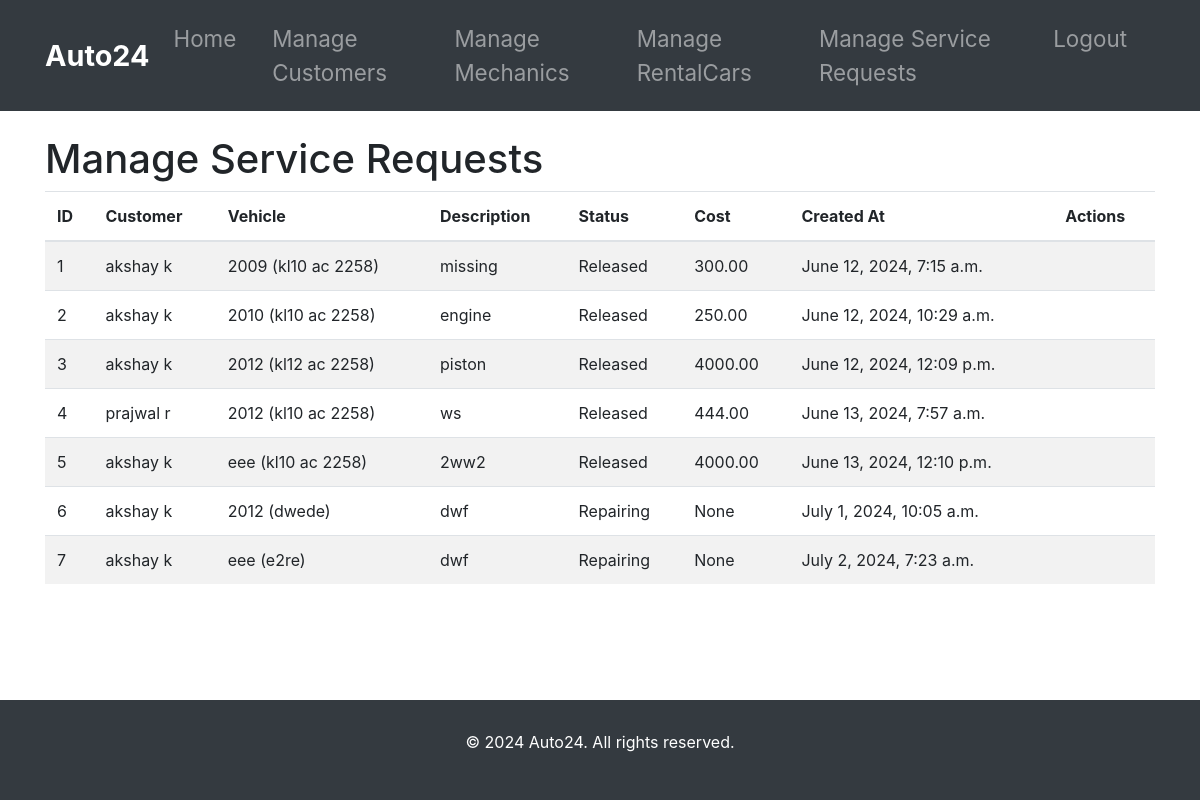
Screenshot of /adminpage/manage-service-requests/ (signed in) with the database file from the repository.
### customer_management/models.py (models this page shows, shortened)
class ServiceRequest(models.Model):
    STATUS_CHOICES = [
        ('Pending', 'Pending'),
        ('Approved', 'Approved'),
        ('Repairing', 'Repairing'),
        ('Repairing Done', 'Repairing Done'),
        ('Released', 'Released')
    ]
    customer = models.ForeignKey(Customer, on_delete=models.CASCADE, related_name='service_requests')
    vehicle = models.ForeignKey(Vehicle, on_delete=models.CASCADE, related_name='service_requests')
    problem_description = models.CharField(max_length=300)
    status = models.CharField(max_length=20, choices=STATUS_CHOICES, default='Pending')
    cost = models.DecimalField(max_digits=10, decimal_places=2, null=True, blank=True)
    created_at = models.DateTimeField(default=timezone.now)

class Customer(models.Model):
    user = models.OneToOneField(User, on_delete=models.CASCADE)
    profile_pic = models.ImageField(upload_to='profile_pic/CustomerProfilePic/', null=True, blank=True)
    address = models.CharField(max_length=40)
    mobile = models.CharField(max_length=20, null=False)
    @property
    def get_name(self):
        return self.user.first_name + " " + self.user.last_name

class Vehicle(models.Model):
    number = models.CharField(max_length=20)
    model = models.CharField(max_length=100)
    customer = models.ForeignKey(Customer, on_delete=models.CASCADE, related_name='vehicles')
    def __str__(self):
        return f"{self.model} ({self.number})"

### admin_management/views.py (the view)
# urls.py: path('adminpage/manage-service-requests/', views.manage_service_requests, name='manage_service_requests'),
@staff_member_required
def manage_service_requests(request):
    service_requests = ServiceRequest.objects.all()
    return render(request, 'adminpage/manage_service_requests.html', {'service_requests': service_requests})

### templates/adminpage/manage_service_requests.html (shortened to what this page needs)
{% extends 'adminpage/base.html' %}
{% block content %}
<div class="container mt-4">
    <h1>Manage Service Requests</h1>
    <table class="table table-striped">
        <thead>
            <tr>
                <th>ID</th>
                <th>Customer</th>
                <th>Vehicle</th>
                <th>Description</th>
                <th>Status</th>
                <th>Cost</th>
                <th>Created At</th>
                <th>Actions</th>
            </tr>
        </thead>
        <tbody>
            {% for service_request in service_requests %}
            <tr>
                <td>{{ service_request.id }}</td>
                <td>{{ service_request.customer.get_name }}</td>
                <td>{{ service_request.vehicle }}</td>
                <td>{{ service_request.problem_description }}</td>
                <td>{{ service_request.get_status_display }}</td>
                <td>{{ service_request.cost }}</td>
                <td>{{ service_request.created_at }}</td>
                <td>
                </td>
            </tr>
            {% endfor %}
        </tbody>
    </table>
</div>
{% endblock %}

### templates/adminpage/base.html (style rules this page uses)
body { display: flex; flex-direction: column; min-height: 100vh; }

### rows the page displays
ServiceRequest: id "1", customer.get_name "akshay k", vehicle "2009 (kl10 ac 2258)", problem_description "missing", status "Released", cost "300.00", created_at "June 12, 2024, 7:15 a.m."
ServiceRequest: id "2", customer.get_name "akshay k", vehicle "2010 (kl10 ac 2258)", problem_description "engine", status "Released", cost "250.00", created_at "June 12, 2024, 10:29 a.m."
ServiceRequest: id "3", customer.get_name "akshay k", vehicle "2012 (kl12 ac 2258)", problem_description "piston", status "Released", cost "4000.00", created_at "June 12, 2024, 12:09 p.m."
ServiceRequest: id "4", customer.get_name "prajwal r", vehicle "2012 (kl10 ac 2258)", problem_description "ws", status "Released", cost "444.00", created_at "June 13, 2024, 7:57 a.m."
ServiceRequest: id "5", customer.get_name "akshay k", vehicle "eee (kl10 ac 2258)", problem_description "2ww2", status "Released", cost "4000.00", created_at "June 13, 2024, 12:10 p.m."
ServiceRequest: id "6", customer.get_name "akshay k", vehicle "2012 (dwede)", problem_description "dwf", status "Repairing", cost "None", created_at "July 1, 2024, 10:05 a.m."
ServiceRequest: id "7", customer.get_name "akshay k", vehicle "eee (e2re)", problem_description "dwf", status "Repairing", cost "None", created_at "July 2, 2024, 7:23 a.m."
